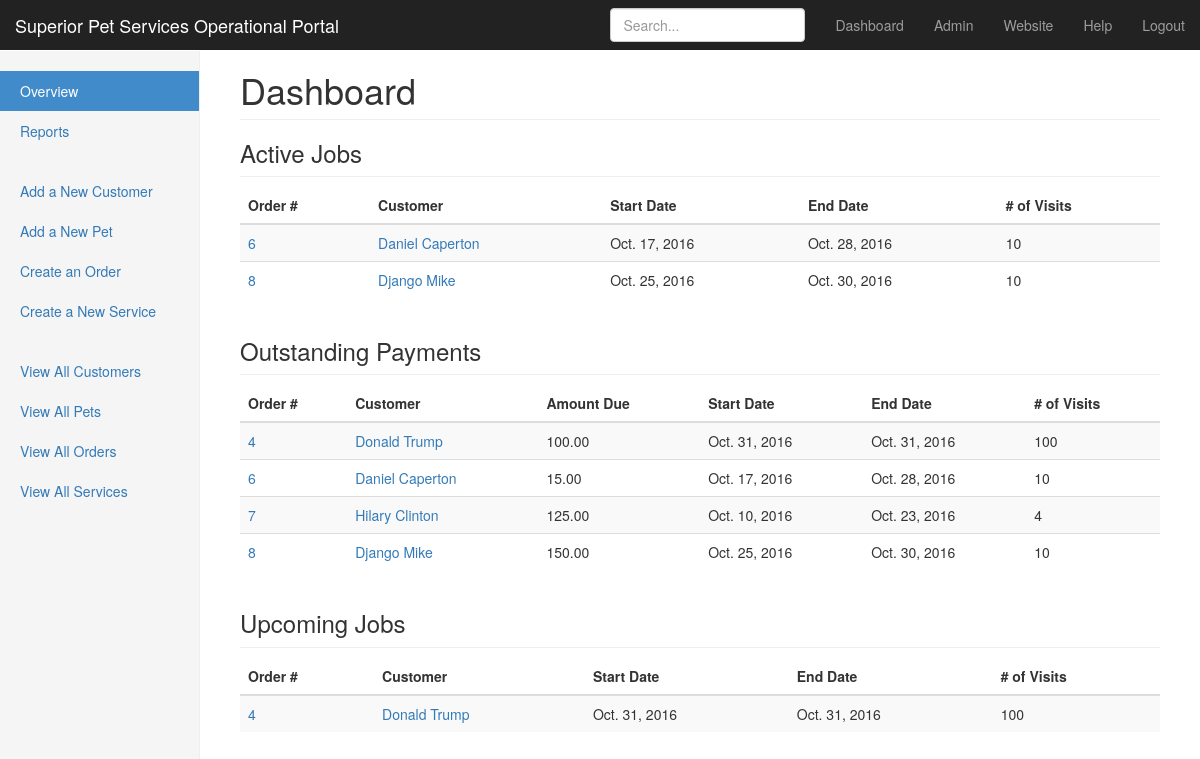
The app's page /pet_sitting/dashboard/ (signed in) with its own data.
### pet_sitting/models.py (models this page shows, shortened)
class Order(models.Model):
    order_date = models.DateTimeField(auto_now_add=True)
    customer = models.ForeignKey(Customer)
    start_date = models.DateField(auto_now=False)
    end_date = models.DateField(auto_now=False)
    total_visits = models.IntegerField(null=True)
    total_mileage = models.IntegerField(null=True, blank=True)
    amount_due = models.DecimalField(max_digits=10,
                                     decimal_places=2,
                                     blank=True,
                                     null=True)
    services = models.ForeignKey(Service, null=True)
    paid = models.BooleanField(default=False)

class Customer(models.Model):
    signup_date = models.DateTimeField(auto_now_add=True)
    first_name = models.CharField(max_length=200)
    last_name = models.CharField(max_length=200)
    street_address = models.CharField(max_length=200)
    city = models.CharField(max_length=200)
    state = USStateField()
    zip_code = USZipCodeField()
    primary_phone = PhoneNumberField(blank=True, null=True)
    secondary_phone = PhoneNumberField(blank=True, null=True)
    email = models.EmailField(blank=True, null=True)
    vet_name = models.CharField(max_length=200, blank=True, null=True)
    vet_phone = PhoneNumberField(blank=True, null=True)
    emergency_contact_name = models.CharField(max_length=200,
                                              blank=True,
                                              null=True)
    emergency_contact_phone = PhoneNumberField(blank=True, null=True)
    contract_on_file = models.BooleanField()
    left_rating = models.BooleanField()
    allows_pics = models.BooleanField()
    mileage = models.IntegerField()
    notes = models.TextField(blank=True, null=True)
    @property
    def full_name(self):
        return '{} {}'.format(self.first_name,
                              self.last_name)

### pet_sitting/views.py (the view)
@login_required(login_url='/login/')
def dashboard(request):
    active_orders = Order.objects.filter(start_date__lte=datetime.date.today())\
        .filter(end_date__gte=datetime.date.today())
    active_orders = active_orders.order_by('end_date')
    unpaid_orders = Order.objects.filter(paid=False)
    upcoming_orders = Order.objects.filter(start_date__gt=datetime.date.today())
    context = {'active_orders': active_orders,
               'unpaid_orders': unpaid_orders,
               'upcoming_orders': upcoming_orders}
    return render(request, 'dashboard.html', context)

### pet_sitting/templates/dashboard.html (shortened to what this page needs)
{% extends "menu_sidebar.html" %}
{% block page_heading %}<h1 class="page-header">Dashboard</h1>{% endblock %}
{% block page %}
    {% block table_area %}
    <h3 class="sub-header">Active Jobs</h3>
    <div class="table-responsive">
      <table class="table table-striped">
        <thead>
          <tr>
            <th>Order #</th>
            <th>Customer</th>
            <th>Start Date</th>
            <th>End Date</th>
            <th># of Visits</th>
          </tr>
        </thead>
        <tbody>
            {% for order in active_orders %}
          <tr>
            <td><a href="/pet_sitting/order/edit/{{ order.id }}/">{{ order.id }}</a></td>
            <td><a href="/pet_sitting/customer/get/{{ order.customer_id }}/">{{ order.customer.full_name }}</a></td>
            <td>{{ order.start_date }}</td>
            <td>{{ order.end_date }}</td>
            <td>{{ order.total_visits }}</td>
          </tr>
            {% endfor %}
        </tbody>
      </table>
    </div>
    <h3 class="sub-header">Outstanding Payments</h3>
    <div class="table-responsive">
      <table class="table table-striped">
        <thead>
          <tr>
            <th>Order #</th>
            <th>Customer</th>
            <th>Amount Due</th>
            <th>Start Date</th>
            <th>End Date</th>
            <th># of Visits</th>
          </tr>
        </thead>
        <tbody>
            {% for order in unpaid_orders %}
          <tr>
            <td><a href="/pet_sitting/order/edit/{{ order.id }}/">{{ order.id }}</a></td>
            <td><a href="/pet_sitting/customer/get/{{ order.customer_id }}/">{{ order.customer.full_name }}</a></td>
            <td>{{ order.amount_due }}</td>
            <td>{{ order.start_date }}</td>
            <td>{{ order.end_date }}</td>
            <td>{{ order.total_visits }}</td>
          </tr>
            {% endfor %}
        </tbody>
      </table>
    </div>
    <h3 class="sub-header">Upcoming Jobs</h3>
    <div class="table-responsive">
      <table class="table table-striped">
        <thead>
          <tr>
            <th>Order #</th>
            <th>Customer</th>
            <th>Start Date</th>
            <th>End Date</th>
            <th># of Visits</th>
          </tr>
        </thead>
        <tbody>
            {% for order in upcoming_orders %}
          <tr>
            <td><a href="/pet_sitting/order/edit/{{ order.id }}/">{{ order.id }}</a></td>
            <td><a href="/pet_sitting/customer/get/{{ order.customer_id }}/">{{ order.customer.full_name }}</a></td>
            <td>{{ order.start_date }}</td>
            <td>{{ order.end_date }}</td>
            <td>{{ order.total_visits }}</td>
          </tr>
            {% endfor %}
        </tbody>
      </table>
    </div>
    {% endblock %}
{% endblock %}

### pet_sitting/static/css/dashboard.css (style rules this page uses)
body { padding-top: 50px; }
.sub-header { padding-bottom: 10px; border-bottom: 1px solid #eee; }
.main .page-header { margin-top: 0; }

### records on screen
Order: id "6", customer.full_name "Daniel Caperton", start_date "Oct. 17, 2016", end_date "Oct. 28, 2016", total_visits "10", amount_due "15.00"
Order: id "8", customer.full_name "Django Mike", start_date "Oct. 25, 2016", end_date "Oct. 30, 2016", total_visits "10", amount_due "150.00"
Order: id "4", customer.full_name "Donald Trump", amount_due "100.00", start_date "Oct. 31, 2016", end_date "Oct. 31, 2016", total_visits "100"
Order: id "7", customer.full_name "Hilary Clinton", amount_due "125.00", start_date "Oct. 10, 2016", end_date "Oct. 23, 2016", total_visits "4"
